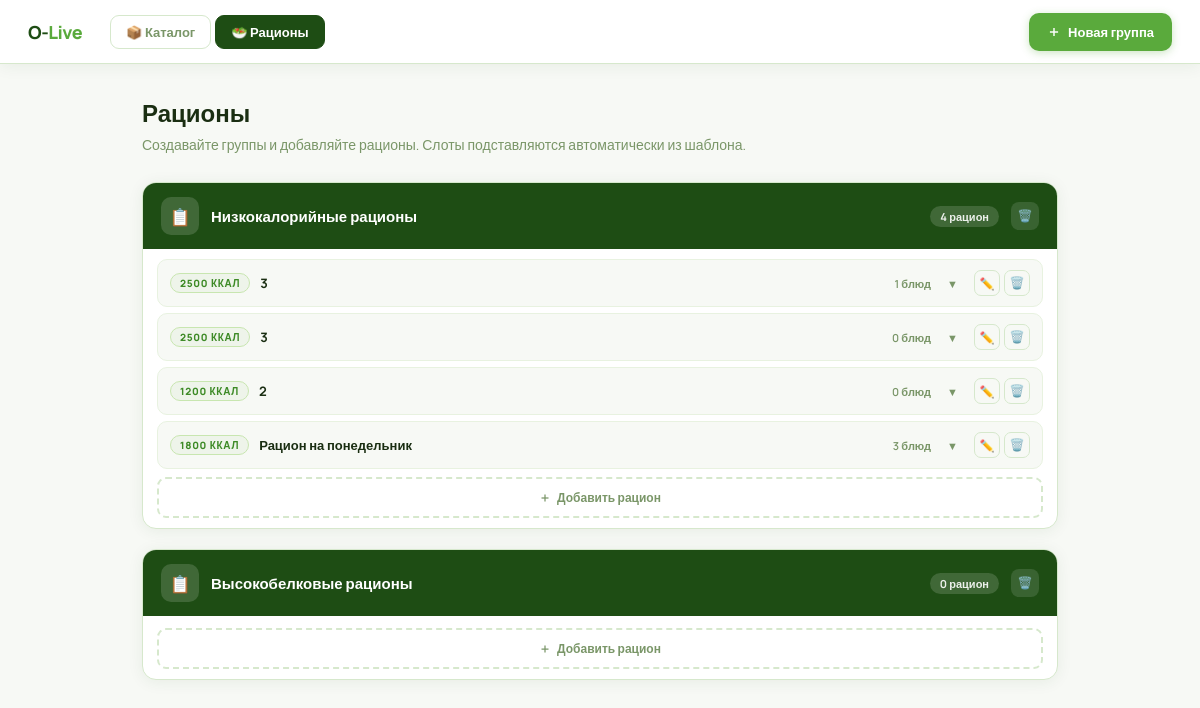
Before: /rations/ with the older database file.
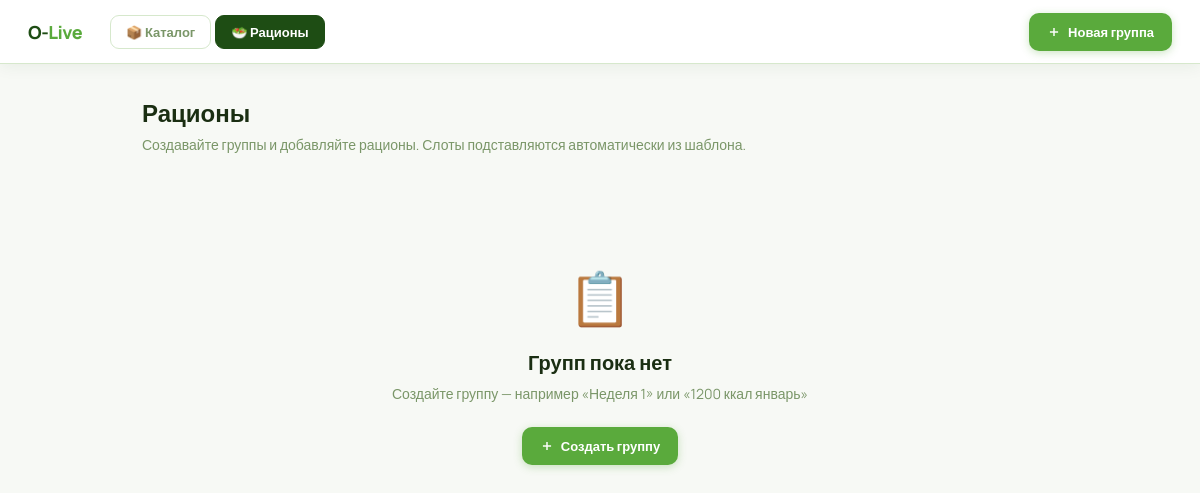
After: the same page with the newer database file.
### myapp/models.py (models this page shows, shortened)
class RationGroup(models.Model):
    name = models.CharField(max_length=300, verbose_name="Название группы")
    description = models.TextField(null=True, blank=True, verbose_name="Описание")
    created_at = models.DateTimeField(auto_now_add=True)
    class Meta:
        verbose_name = "Группа рационов"
        verbose_name_plural = "Группы рационов"
        ordering = ["-created_at"]

class Ration(models.Model):
    group = models.ForeignKey(
        RationGroup, on_delete=models.CASCADE,
        related_name="rations", verbose_name="Группа",
        null=True, blank=True,
    )
    name = models.CharField(max_length=300, verbose_name="Название рациона")
    kcal_category = models.IntegerField(choices=KCAL_CATEGORIES, verbose_name="Категория калорийности")
    notes = models.TextField(blank=True, null=True, verbose_name="Примечания")
    created_at = models.DateTimeField(auto_now_add=True)
    updated_at = models.DateTimeField(auto_now=True)
    class Meta:
        verbose_name = "Рацион"
        verbose_name_plural = "Рационы"
        ordering = ["-created_at"]

### myapp/views.py (the view)
# urls.py: path("rations/", views.ration_group_list, name="ration_group_list"),
def ration_group_list(request):
    groups = RationGroup.objects.prefetch_related("rations__slots__product").all()
    groups_data = []
    for g in groups:
        rations = list(g.rations.all())
        rations_info = []
        for r in rations:
            slots = list(r.slots.select_related("product").order_by("order"))
            total_kcal = sum(
                float(s.product.kcal_per_serving or 0) for s in slots if s.product
            )
            rations_info.append({
                "ration": r,
                "slots": slots,
                "total_kcal": round(total_kcal, 1),
            })
        groups_data.append({
            "group": g,
            "rations_info": rations_info,
            "count": len(rations),
        })
    tmpl_data = {}
    for kcal, _ in KCAL_CATEGORIES:
        try:
            tmpl = RationTemplate.objects.prefetch_related("slots").get(kcal_category=kcal)
            tmpl_data[kcal] = [s.slot_type for s in tmpl.slots.order_by("order")]
        except RationTemplate.DoesNotExist:
            tmpl_data[kcal] = []
    return render(request, "myapp/ration_group_list.html", {
        "groups_data": groups_data,
        "ration_kcal_choices": KCAL_CATEGORIES,
        "slot_icons": SLOT_ICONS,
        "tmpl_data_json": json.dumps(tmpl_data, ensure_ascii=False),
        "slot_labels_json": json.dumps(SLOT_LABELS, ensure_ascii=False),
    })

### myapp/templatetags/custom_filters.py (called while the page is built)
@register.filter
def get_item(dictionary, key):
    return dictionary.get(key, '')

### myapp/templates/myapp/ration_group_list.html (shortened to what this page needs)
{% load custom_filters %}
<!DOCTYPE html>
<html lang="ru">
<head>
</head>
<body>
<div class="topbar">
  <span class="logo-text">O-<em>Live</em></span>
  <nav class="nav-tabs">
    <a href="/" class="nav-tab">📦 Каталог</a>
    <a href="{% url 'ration_group_list' %}" class="nav-tab active">🥗 Рационы</a>
  </nav>
  <div class="topbar-right">
    <button class="create-btn" onclick="openGroupModal()">
      <svg width="14" height="14" viewBox="0 0 24 24" fill="none" stroke="currentColor" stroke-width="2.5">
        <line x1="12" y1="5" x2="12" y2="19"/><line x1="5" y1="12" x2="19" y2="12"/>
      </svg>
      Новая группа
    </button>
  </div>
</div>
<div class="main">
  <div class="page-title">Рационы</div>
  <div class="page-sub">Создавайте группы и добавляйте рационы. Слоты подставляются автоматически из шаблона.</div>
  {% if groups_data %}
  <div class="groups-list">
    {% for gd in groups_data %}
    {% with g=gd.group %}
    <div class="group-card">
      <div class="group-header">
        <div class="group-icon">📋</div>
        <div class="group-info">
          <div class="group-title">{{ g.name }}</div>
        </div>
        <div class="group-count">{{ gd.count }} рацион{{ gd.count|pluralize:",,ов" }}</div>
        <button class="grp-del-btn" onclick="confirmDel('group', {{ g.pk }}, '{{ g.name|escapejs }}')" title="Удалить группу">🗑️</button>
      </div>
      <div class="rations-list">
        {% for ri in gd.rations_info %}
        {% with r=ri.ration %}
        <div class="ration-item" id="ri-{{ r.pk }}">
          <div class="ration-row">
            <span class="ration-kcal">{{ r.kcal_category }} ккал</span>
            <span class="ration-name">{{ r.name }}</span>
            <span class="ration-dish-count">{{ ri.slots|length }} блюд</span>
            <button class="accordion-btn" onclick="toggleAccordion({{ r.pk }})" title="Показать блюда">
              <span class="accordion-arrow">▼</span>
            </button>
            <div class="ration-btns">
              <a href="{% url 'ration_edit' r.pk %}" class="r-btn" title="Редактировать">✏️</a>
              <button class="r-btn del" onclick="confirmDel('ration', {{ r.pk }}, '{{ r.name|escapejs }}')" title="Удалить рацион">🗑️</button>
            </div>
          </div>
        </div>
        {% endwith %}
        {% endfor %}
        <button class="add-ration-btn" onclick="openRationModal({{ g.pk }})">
          <svg width="12" height="12" viewBox="0 0 24 24" fill="none" stroke="currentColor" stroke-width="2.5">
            <line x1="12" y1="5" x2="12" y2="19"/><line x1="5" y1="12" x2="19" y2="12"/>
          </svg>
          Добавить рацион
        </button>
      </div>
    </div>
    {% endwith %}
    {% endfor %}
  </div>
  {% else %}
  <div class="empty-state">
    <div class="icon">📋</div>
    <h2>Групп пока нет</h2>
    <p style="font-size:14px;margin-bottom:24px;">Создайте группу — например «Неделя 1» или «1200 ккал январь»</p>
    <button class="create-btn" onclick="openGroupModal()" style="margin:0 auto;">
      <svg width="14" height="14" viewBox="0 0 24 24" fill="none" stroke="currentColor" stroke-width="2.5">
        <line x1="12" y1="5" x2="12" y2="19"/><line x1="5" y1="12" x2="19" y2="12"/>
      </svg>
      Создать группу
    </button>
  </div>
  {% endif %}
</div>
</body>
</html>

### myapp/templates/myapp/ration_group_list.html (style rules this page uses)
:root { --white:#fff; --off-white:#f7f9f5; --light:#eef4ea; --green-light:#c8e6b0; --green:#5aaa3c; --green-mid:#3d8a26; --green-dark:#1e4d14; --text:#1a2e12; --text-mid:#3d5c30; --muted:#7a9668; --border:#d6e8cc; --border-soft:#e8f2e0; --danger:#d64b2a; --radius:14px; --font:'Manrope',sans-serif; --shadow:0 2px 16px rgba(30,77,20,.07); --shadow-md:0 4px 32px rgba(30,77,20,.12); }
* { box-sizing:border-box;margin:0;padding:0; }
body { background:var(--off-white);color:var(--text);font-family:var(--font);font-size:14px; }
.topbar { background:var(--white);border-bottom:1.5px solid var(--border);padding:0 28px;height:64px;display:flex;align-items:center;gap:16px;position:sticky;top:0;z-index:100;box-shadow:var(--shadow); }
.logo-text { font-size:18px;font-weight:800;color:var(--green-dark);letter-spacing:-.5px;flex-shrink:0; }
.logo-text em { color:var(--green);font-style:normal; }
.nav-tabs { display:flex;gap:4px;margin-left:12px; }
.nav-tab { padding:7px 15px;border-radius:9px;font-size:13px;font-weight:700;text-decoration:none;color:var(--muted);border:1.5px solid var(--border);transition:all .18s; }
.nav-tab.active { background:var(--green-dark);color:#fff;border-color:var(--green-dark); }
.topbar-right { margin-left:auto; }
.create-btn { background:var(--green);color:#fff;border:none;border-radius:10px;padding:10px 18px;font-family:var(--font);font-size:13px;font-weight:700;cursor:pointer;display:flex;align-items:center;gap:7px;transition:background .2s;box-shadow:0 2px 8px rgba(90,170,60,.3); }
.main { max-width:960px;margin:0 auto;padding:32px 22px; }
.page-title { font-size:24px;font-weight:800;color:var(--text);margin-bottom:6px; }
.page-sub { font-size:14px;color:var(--muted);margin-bottom:28px; }
.empty-state { text-align:center;padding:80px 20px;color:var(--muted); }
.empty-state .icon { font-size:52px;margin-bottom:16px; }
.empty-state h2 { font-size:20px;font-weight:800;color:var(--text);margin-bottom:8px; }

Changed rows visible on the page:
removed RationGroup: group.name "Низкокалорийные рационы", count "4"
removed Ration: ration.kcal_category "2500", ration.name "3", slots|length "1"
removed Ration: ration.kcal_category "2500", ration.name "3", slots|length "0"
removed Ration: ration.kcal_category "1200", ration.name "2", slots|length "0"
removed Ration: ration.kcal_category "1800", ration.name "Рацион на понедельник", slots|length "3"
removed RationGroup: group.name "Высокобелковые рационы", count "0"
Other visible differences:
text now shown: "📋 Групп пока нет Создайте группу — например «Неделя 1» или «1200 ккал январь» Создать группу"
